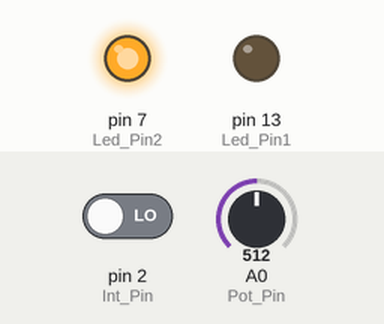
Recording of a sketch running on a simulated Arduino Uno, built with avr-gcc and run on an emulated ATmega328P. On the bench: output pins drawn as LEDs (lit = HIGH). The inputs (shaded band) are chosen by the test bench; at power-on: pin 2 (Int_Pin) LOW, A0 (Pot_Pin) = 512.

Above: at 6.2 s.
6.3 s: pin 2 (Int_Pin) driven HIGH
At 7.5 s:
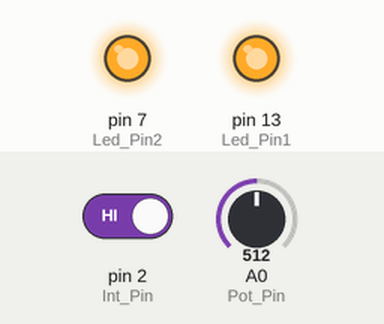
At 9.7 s:
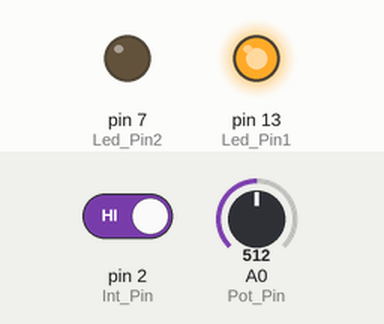
Timing chart, 0 to 15.3 s (numbered marks = the images above; inputs shaded):
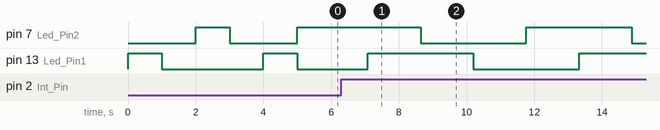

Measured:
- after the input at 6.3 s, pin 7 (Led_Pin2): HIGH → LOW after 2.3 s, → HIGH 3.1 s later, → LOW 3.1 s later; pin 13 (Led_Pin1): LOW → HIGH after 0.78 s, → LOW 3.1 s later, → HIGH 3.1 s later

The sketch:

spd_arduino_03_0031.ino
```cpp
int Led_Pin1 = 13;
int Led_Pin2 = 7;
int Pot_Pin = A0;
int Int_Pin = 2;
int sensorValue = 0;
int outputValue = 0;
int inputValue = 0;

void setup()
{
  pinMode(Led_Pin1, OUTPUT);
  pinMode(Led_Pin2, OUTPUT);
  pinMode(Int_Pin, INPUT);
  Test_Led();
}

void loop()
{
  inputValue = digitalRead(Int_Pin);
  if (inputValue == HIGH)
  {
    for (int fadeValue = 0 ; fadeValue <= 255; fadeValue += 5) {
      analogWrite(Led_Pin1, fadeValue);
      delay(30);
     }
    for (int Value2 = 255 ; Value2 >= 0; Value2 -= 5) {
      analogWrite(Led_Pin2, Value2);
      delay(30);
     }
    for (int fadeValue = 255 ; fadeValue >= 0; fadeValue -= 5) {
      analogWrite(Led_Pin1, fadeValue);
      delay(30);
     }
    for (int Value2 = 0 ; Value2 <= 255; Value2 += 5) {
      analogWrite(Led_Pin2, Value2);
      delay(30);
     }
   }
  else
  {
    sensorValue = analogRead(Pot_Pin);
    outputValue = map(sensorValue, 0, 1023, 0, 255);
    analogWrite(Led_Pin1, outputValue);
    outputValue = map(sensorValue, 0, 1023, 255, 0);
    analogWrite(Led_Pin2, outputValue);
   }
}

void Test_Led()
{
  digitalWrite(Led_Pin1, HIGH);
  delay(1000);
  digitalWrite(Led_Pin1, LOW);
  delay(1000);
  digitalWrite(Led_Pin2, HIGH);
  delay(1000);
  digitalWrite(Led_Pin2, LOW);
  delay(1000);
  digitalWrite(Led_Pin1, HIGH);
  delay(1000);
  digitalWrite(Led_Pin1, LOW);
}
```
